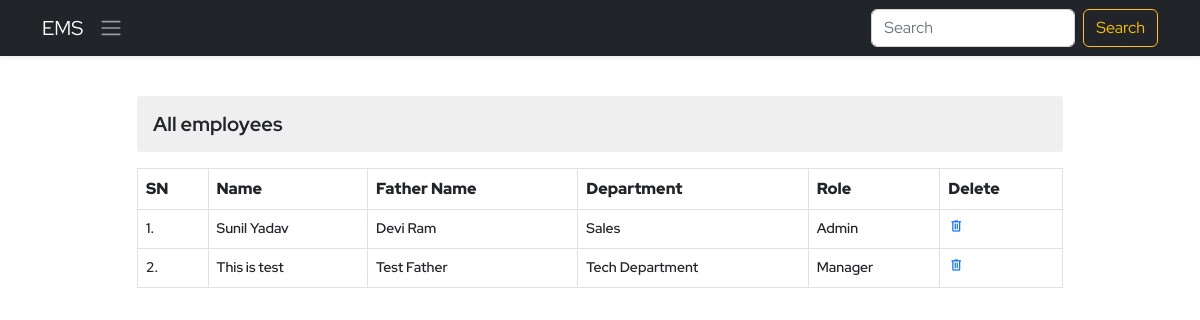
/ems/employee-view/, run on an earlier commit of the app's database.
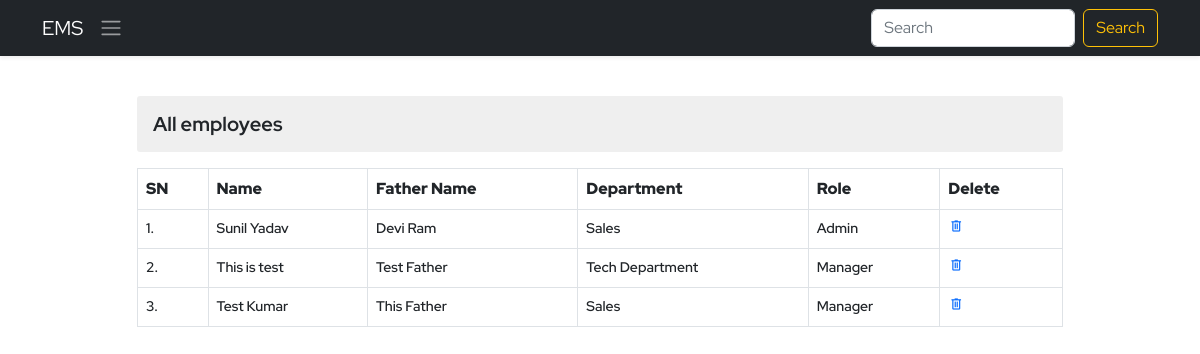
And on a later commit of the database.
### ems/models.py (models this page shows, shortened)
class Employee(models.Model):
    empid=models.AutoField(primary_key=True)
    user=models.OneToOneField(User,on_delete=models.CASCADE)
    name=models.CharField(max_length=50)
    father_name=models.CharField(max_length=50)
    dob=models.DateField()
    email=models.EmailField(max_length=100)
    mobile_no=models.IntegerField()
    emergency_mobile_no=models.IntegerField(null=True,blank=True)
    address=models.OneToOneField(Address, on_delete=models.CASCADE,blank=True, null=True,)
    designation=models.CharField(max_length=70)
    role=models.ForeignKey(Role, on_delete=models.SET_NULL,blank=True, null=True,)
    department=models.ForeignKey(Department, on_delete=models.SET_NULL,blank=True, null=True,)
    joining_date=models.DateField()
    status=models.CharField(max_length=15)

class Department(models.Model):
    name=models.CharField(max_length=70, unique=True)
    description=models.TextField(max_length=200)
    def __str__(self):
        return self.name

class Role(models.Model):
    name=models.CharField(max_length=70, unique=True)
    description=models.TextField(max_length=200)
    def __str__(self):
        return self.name

### ems/views.py (the view)
# urls.py: path('employee-view/',viewEmployee,name='employee-view'),
def viewEmployee(request):
    context = {}
    try:
        employees = Employee.objects.all()
        context['employees'] = employees
    except Exception as e:
        print('View Employee Exception : ', e)
    return render(request, 'ems/view_employee.html', context)

### ems/templates/ems/view_employee.html (shortened to what this page needs)
{% extends './base.html' %}
{% block body %}
<div class="container py-4">
    <div class="row d-flex align-items-center justify-content-center">
        <div class="col-10">
            <h3 class="my-3 derpartment-title">All employees</h3>
            <table class="table table-bordered department-table">
                <tr>
                    <th>SN</th>
                    <th>Name</th>
                    <th>Father Name</th>
                    <th>Department</th>
                    <th>Role</th>
                    <th>Delete</th>
                </tr>
                {% for employee in employees %}
                <tr>
                    <td>{{forloop.counter}}.</td>
                    <td><a class="text-dark" href="{% url 'ems:employee-detail' employee.empid %}">{{employee.name}}</a></td>
                    <td>{{employee.father_name}}</td>
                    <td>{{employee.department}}</td>
                    <td>{{employee.role}}</td>
                    <td><a href="#" class="delete"><span class="material-symbols-outlined" onclick="deleteEm()">
                        delete</span></a></td>
                </tr>
                {% endfor %}
            </table>
        </div>
    </div>
</div>
{% endblock body %}

What changed in the data, as far as the page shows it:
added Employee: name "Test Kumar", father_name "This Father", department "Sales", role "Manager"
